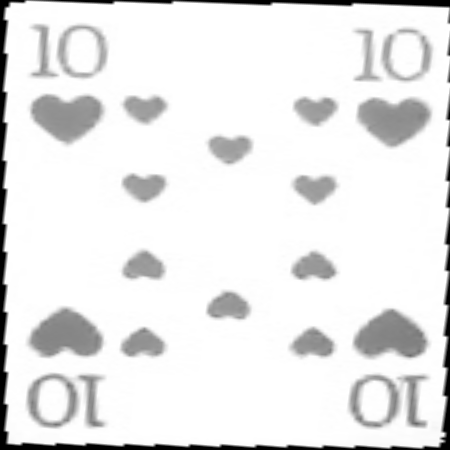
#> input picture Evaluation/trainingsset/10 herz.png, 450 x 450 px
$ python eigenVectorDetection.py   (Python 2 division)
#> lines starting #> are read from the running program, lines starting #| are printed output that depends on the picture
from numpy import asfarray, dot, zeros, asarray, absolute
from numpy import average, copy
from numpy.linalg import eigh, norm
import sys

NUMFEATURES = 7
IMG_WIDTH = 450
IMG_HEIGHT = 450


def parseDirectory(directoryName,extension):
    '''This method returns a list of all filenames in the Directory directoryName.
    For each file the complete absolute path is given in a normalized manner (with
    double backslashes). Moreover only files with the specified extension are returned in
    the list.
    '''
    if not isdir(directoryName): return
    imagefilenameslist=sorted([
        normpath(join(directoryName, fname))
        for fname in listdir(directoryName)
        if fname.lower().endswith('.'+extension)
        ])
    return imagefilenameslist

#####################################################################################
# Implement required functions here
#
#
#

def generateListOfImgs(listOfTrainFiles):
    imgList = []
    for trainFile in listOfTrainFiles:
        imgList.append(Image.open(trainFile))
    return imgList

def convertImgListToNumpyData(imgList):
    imgArrays = []
    for img in imgList:
        imgArray = asfarray(img).reshape((1, -1))[0]
        normalizedImgArray = normalize(imgArray)
        imgArrays.append(normalizedImgArray)
    return asarray(imgArrays)

def normalize(array):
    max = array.max()
    return array / max

def calculateAverageImg(images):
    return average(images, axis=0)

def removeAverageImage(images, avgImage):
    for image in images:
        image -= avgImage
    return images

def calculateEigenfaces(faces, width, height):
    M = len(faces)
    w, v = eigh(faces.T.dot(faces))
    u = faces.dot(v)
    index = w.argsort()[::-1]
    w=w[index]
    u=u[:, index]
    return u

def transformToEigenfaceSpace(eigenfaces, face, numFeatures):
    pointToEigenspace = zeros(shape=(numFeatures))
    for i in range(numFeatures):
        pointToEigenspace[i] = dot((eigenfaces[:,i:i+1].T), face)
    return pointToEigenspace

def imageFromNormalizedArray(array, width=IMG_WIDTH, height=IMG_HEIGHT):
    return Image.fromarray(array.reshape((height, width))*250)

def mergeImage(rArray, gArray, bArray, width=IMG_WIDTH, height=IMG_HEIGHT):
    rChannel = imageFromNormalizedArray(rArray).convert('RGB').split()[0]
    gChannel = imageFromNormalizedArray(gArray).convert('RGB').split()[1]
    bChannel = imageFromNormalizedArray(bArray).convert('RGB').split()[2]
    return Image.merge('RGB', (rChannel, gChannel, bChannel))

def calculateDistance(transposedFaces, testface):
    distance = sys.float_info.max
    closestMatchIndex = 0
    for index, face in enumerate(transposedFaces):
        newdistance = norm(testface - face)
        if distance > newdistance:
            closestMatchIndex = index
            distance = newdistance
    return (closestMatchIndex, distance)

####################################################################################
#Start of main programm

if __name__ == '__main__':
    from os.path import isdir, join, normpath
    from os import listdir
    from PIL import Image

    import tkFileDialog

    #Choose Directory which contains all training images
    TrainDir=tkFileDialog.askdirectory(title="Choose Directory of training images")
#> the answer given: ../trainingsset
    #Choose the file extension of the image files
    Extension='png'

    ####################################################################################
    # Implement required functionality of the main programm here
    imageFileNames = parseDirectory(TrainDir, Extension)
    images = convertImgListToNumpyData(generateListOfImgs(imageFileNames))
#> in convertImgListToNumpyData, `imgArrays = []`: imgArrays = []
#> the loop in convertImgListToNumpyData, `for img in imgList:` made 2 passes
#> max in normalize on passes 1 to 2: 255, 255
#> after the loop in convertImgListToNumpyData, `for img in imgList:`: imgArrays = 2 items

    avgImage = calculateAverageImg(copy(images))
    imageFromNormalizedArray(avgImage).show()
#> in imageFromNormalizedArray, `return Image.fromarray(array.reshape((height, width))*250)`:
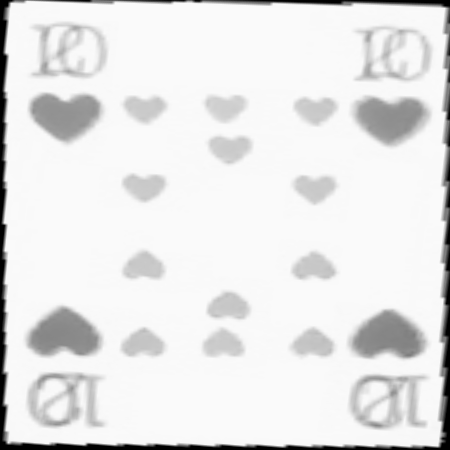
#> returned value: PIL image 450x450 F; min 0, max 250, mean 230.4
    normedArrayOfFaces = removeAverageImage(copy(images), avgImage)
#> the loop in removeAverageImage, `for image in images:` made 2 passes


    eigenfaces = calculateEigenfaces(normedArrayOfFaces.T, len(images[0]), len(images))
#> in calculateEigenfaces, `M = len(faces)`: M = 202500
#> in calculateEigenfaces, `w, v = eigh(faces.T.dot(faces))`: w = [-2.27e-13, 2073.7]; v = [[-0.707, -0.707], [-0.707, 0.707]]
#> in calculateEigenfaces, `u = faces.dot(v)`: u = 202500 pairs, first value -1.04e-16 to 1.06e-16, second value -0.707 to 0.707
#> in calculateEigenfaces, `index = w.argsort()[::-1]`: index = [1, 0]
#> in calculateEigenfaces, `w=w[index]`: w = [2073.7, -2.27e-13]
#> in calculateEigenfaces, `u=u[:, index]`: u = 202500 pairs, first value -0.707 to 0.707, second value -1.04e-16 to 1.06e-16
#> eigenfaces has the same summary as u in calculateEigenfaces
    transposedFaces = []
    for face in normedArrayOfFaces:
#> (the run stopped early here; a loop or call above may not have finished)
